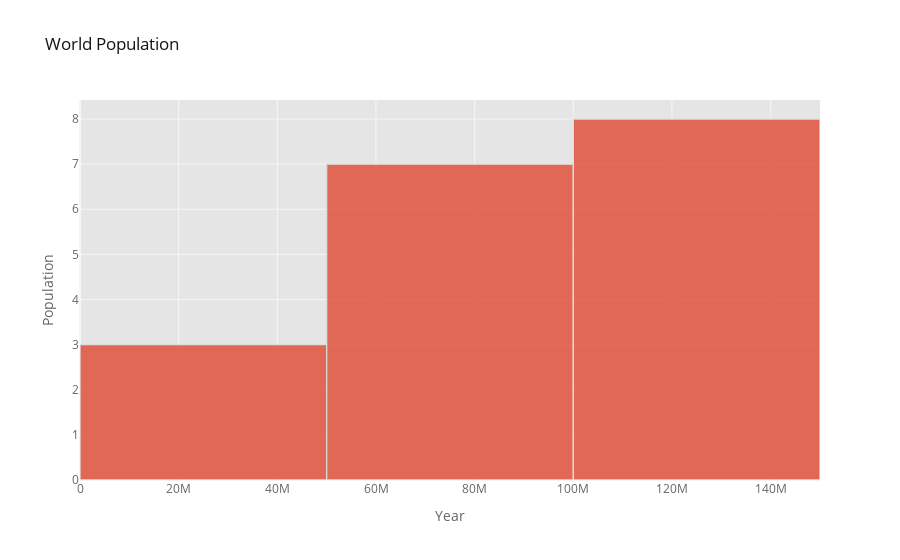

Notebook code for this chart:
### Markdown cell above
# Histograma

### Code cell
df['Mexico'].iplot(kind='hist', xTitle='Year', yTitle='Population', title='World Population')

### Figure 1 — Plotly figure (JSON) as saved in the notebook; plotly's stock layout.template omitted (floating-point values rounded to 4 significant figures)
{"data": [{"histfunc": "count", "histnorm": "", "marker": {"color": "rgba(226, 74, 51, 1.0)", "line": {"color": "#D9D9D9", "width": 1.3}}, "name": "Mexico", "opacity": 0.8, "orientation": "v", "type": "histogram", "x": [32350596, 37771859, 44123853, 51493565, 59607953, 67761372, 75983485, 83943132, 91663285, 98899845, 106005203, 114092963, 121858258, 123333376, 124777324, 126190788, 127575529, 128932753]}], "layout": {"barmode": "overlay", "legend": {"bgcolor": "#FFFFFF", "font": {"color": "#666666"}}, "paper_bgcolor": "#FFFFFF", "plot_bgcolor": "#E5E5E5", "title": {"font": {"color": "#151516"}, "text": "World Population"}, "xaxis": {"gridcolor": "#F6F6F6", "showgrid": true, "tickfont": {"color": "#666666"}, "title": {"font": {"color": "#666666"}, "text": "Year"}, "zerolinecolor": "#F6F6F6"}, "yaxis": {"gridcolor": "#F6F6F6", "showgrid": true, "tickfont": {"color": "#666666"}, "title": {"font": {"color": "#666666"}, "text": "Population"}, "zerolinecolor": "#F6F6F6"}}}
